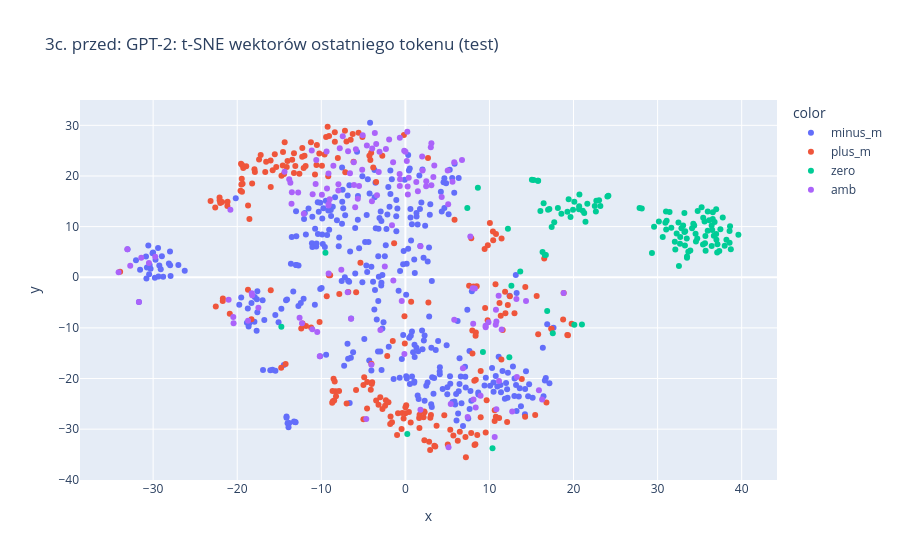
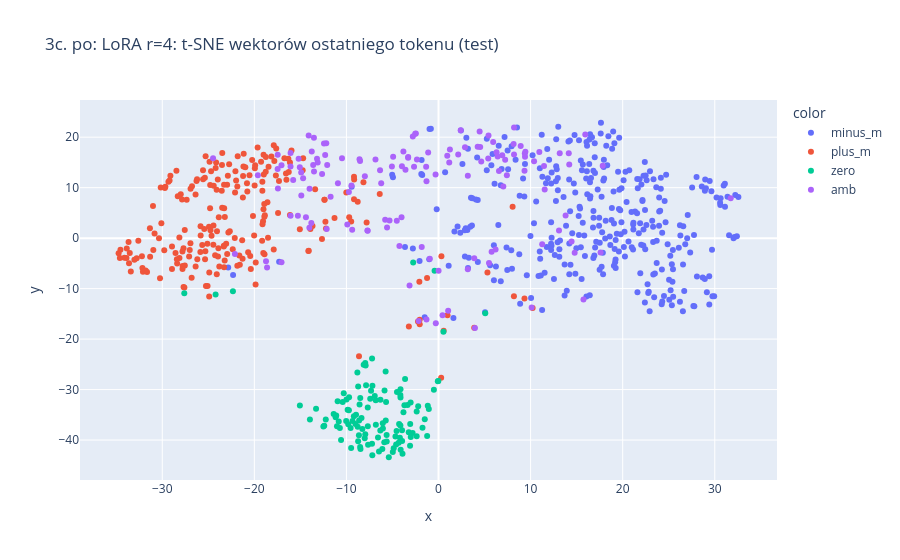
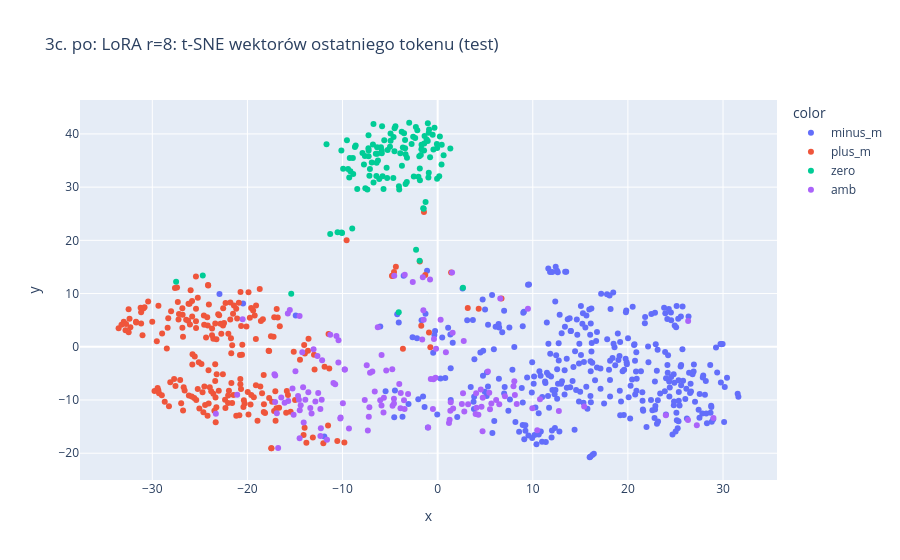

Notebook source saved alongside these figures, in order:
### Code cell
for name, e in embs.items():
    plot_embeddings(e, test["label"], list(test["text"]), title=f"3c. {name}: t-SNE wektorów ostatniego tokenu (test)", method="tsne").show()
